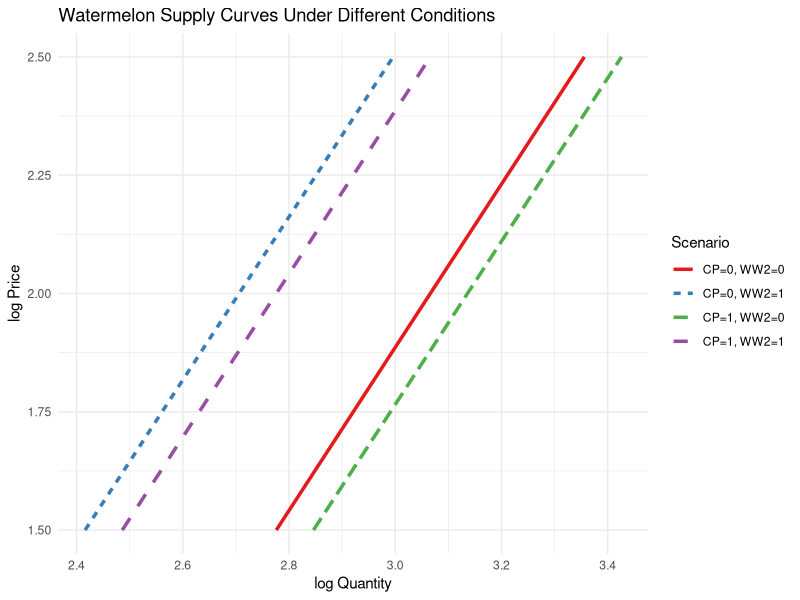

Reproduce this figure in R.
## ---- chunk 1
library(ggplot2)
library(readxl)

watermelon <- read_excel("watermelon.xlsx")

logP <- seq(1.5, 2.5, length.out = 100)

watermelon$log.pc[watermelon$log.pc == "NA"] <- NA
watermelon$log.pv[watermelon$log.pv == "NA"] <- NA

watermelon$log.pc <- as.numeric(watermelon$log.pc)
watermelon$log.pv <- as.numeric(watermelon$log.pv)

logC <- mean(watermelon$log.pc, na.rm = TRUE)
logT <- mean(watermelon$log.pv, na.rm = TRUE)

# supply function
supply <- function(logP, CP, WW2){
  2.42 + 0.58*logP - 0.32*logC - 0.12*logT + 0.07*CP - 0.36*WW2
}

df <- data.frame(
  logP = rep(logP,4),
  logQ = c(
    supply(logP,0,0),
    supply(logP,1,0),
    supply(logP,0,1),
    supply(logP,1,1)
  ),
  scenario = factor(rep(c(
    "CP=0, WW2=0",
    "CP=1, WW2=0",
    "CP=0, WW2=1",
    "CP=1, WW2=1"
  ), each=100))
)

ggplot(df, aes(logQ, logP, color = scenario, linetype = scenario)) +
  geom_line(linewidth = 1.2) +
  labs(
    x = "log Quantity",
    y = "log Price",
    title = "Watermelon Supply Curves Under Different Conditions",
    color = "Scenario",
    linetype = "Scenario"
  ) +
  theme_minimal() +
  scale_color_brewer(palette = "Set1")
